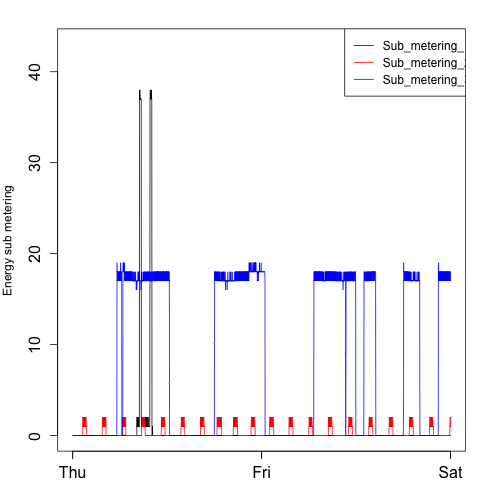

Recreate this plot in R.
script.dir <- dirname(sys.frame(1)$ofile)
source(paste(script.dir, "Common.R", sep = "/"))

plot_sub_metering() # function sourced from Common.R

dev.copy(png,paste(script.dir, "Plot3.png", sep = "/"))
dev.off()